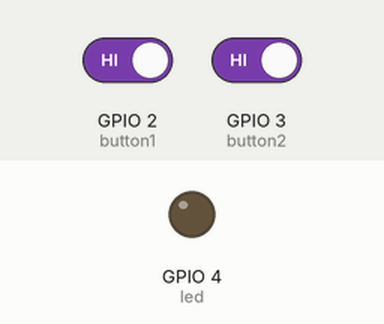
Recording of a program running on a simulated Raspberry Pi (BCM pin numbers). Parts: output pins drawn as LEDs (lit = HIGH). Inputs (shaded band) come from the test bench; at power-on: GPIO 2 (button1) HIGH, GPIO 3 (button2) HIGH.

Above: at 1.2 s.
1.3 s: GPIO 2 (button1) driven LOW and GPIO 3 (button2) driven LOW
At 2.1 s:
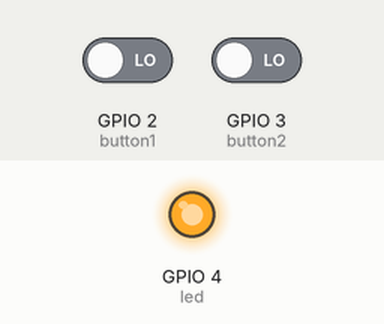
2.8 s: GPIO 2 (button1) driven HIGH
At 3.3 s:
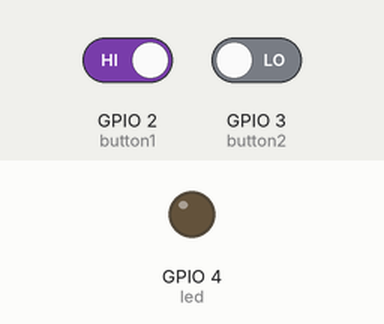
4.3 s: GPIO 2 (button1) driven LOW
At 5.6 s:
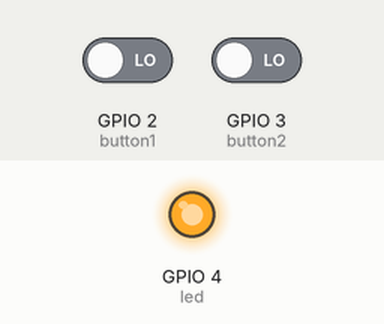
Timing chart, 0 to 7.3 s (numbered marks = the images above; inputs shaded):
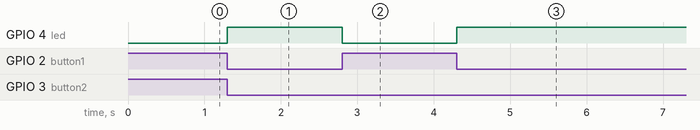

The program:

twoButtonsLED.py
```python
from gpiozero import LED, Button
#from signal import pause

led = LED(4)
button1 = Button(2)
button2 = Button(3)

#button1.when_pressed = led.on
#button1.when_released = led.off

#pause()

while True:
	if button1.is_pressed and button2.is_pressed:
		led.on()
		#print("Buttons are pressed")
	else:
		led.off()
		#print("Buttons are not pressed")
```

Measured:
- after the input at 1.3 s, GPIO 4 (led): LOW → HIGH at once
- after the input at 2.8 s, GPIO 4 (led): HIGH → LOW at once
- after the input at 4.3 s, GPIO 4 (led): LOW → HIGH at once
